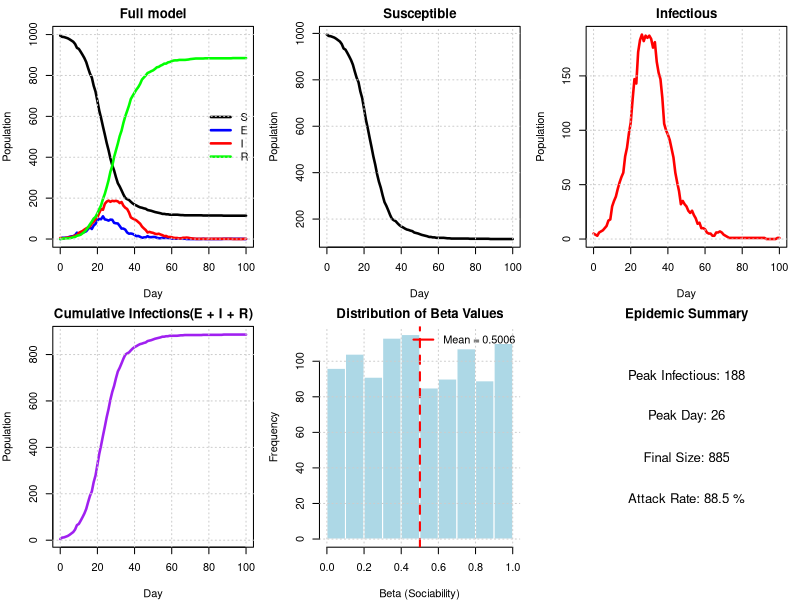
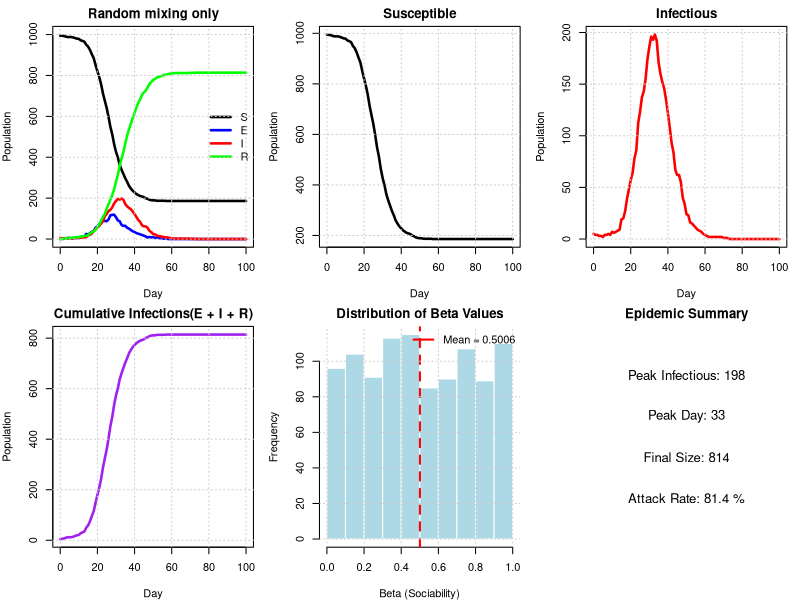
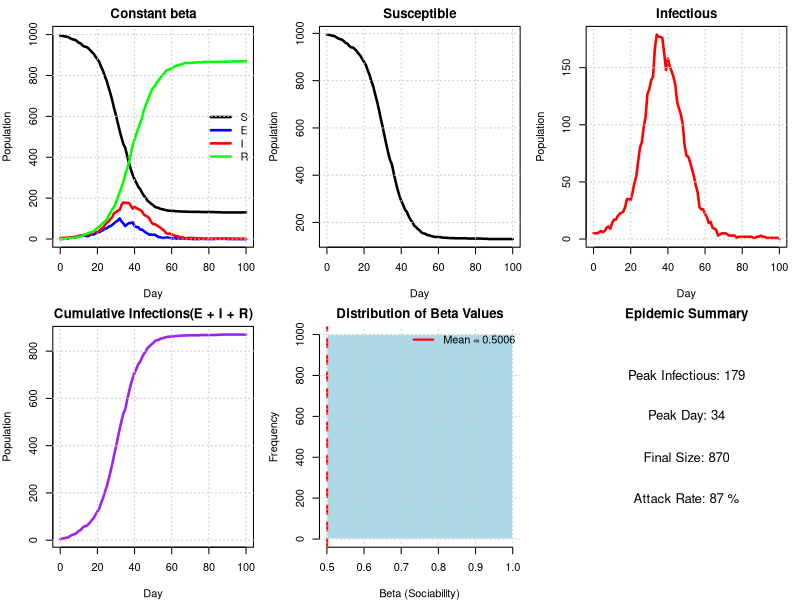
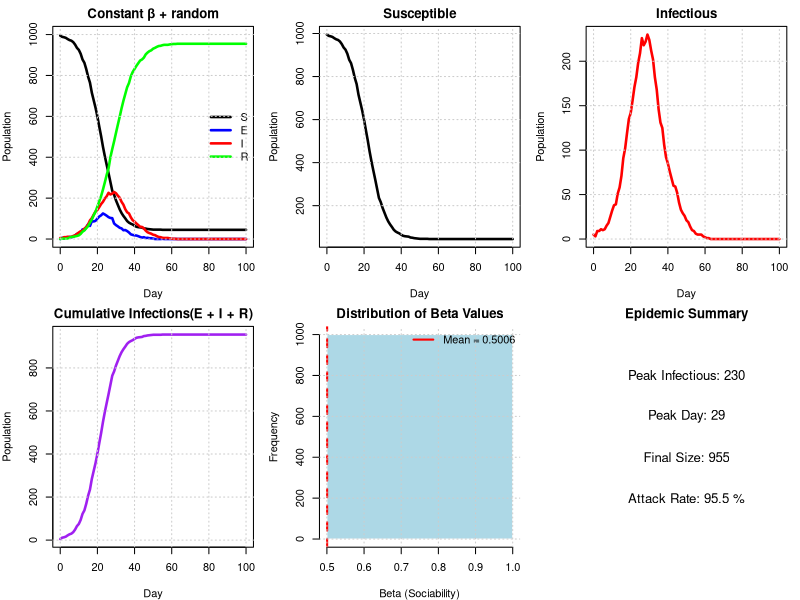
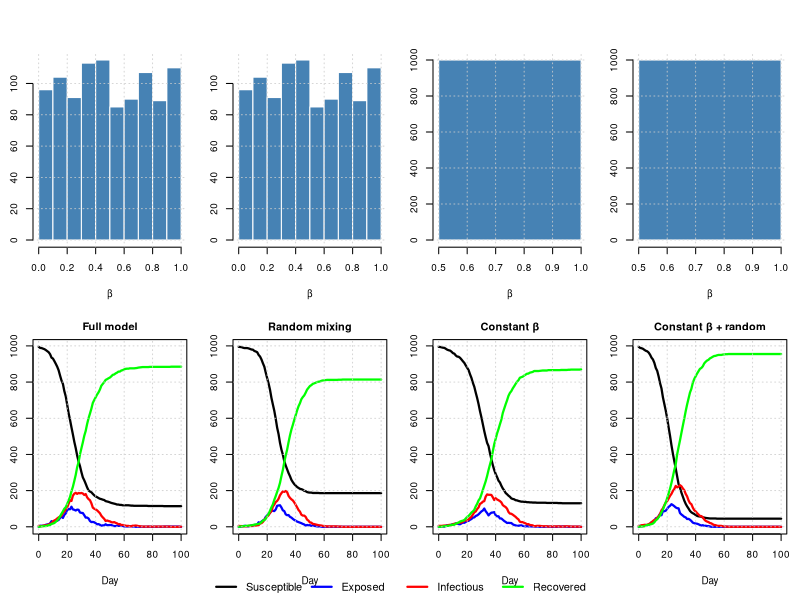

Write the R code that produced these figures, in order.
#Group 6 :Xuyi Shi(S2796586), Chi Zhang(S2828433), Jiachen Guang(S2789777)
#Repo Link: https://github.com/daju1802-user/Extended-Statistical-Programming.git

#This code implements an extended SEIR epidemic model that incorporates social 
#network structure, used to investigate the impact of family relationships and 
#individual differences in sociability on the spread of infectious diseases. 
#The model distributes the population into households of random size and 
#constructs a contact network based on sociability parameters. It simulates three 
#infection pathways: intra-household transmission, transmission with fixed contacts, 
#and random mixing. By comparing four different scenarios (a complete model, 
#a model without social structure, a model with homogeneous sociability, and a baseline model), 
#we analyze how social structure influences the dynamics, scale, and peak of the epidemic.


#Contribution:
#Xuyi Shi(34%): Established vector h, sorted out details and modeling ideas, and 
#completed the "get.net" function part, providing ideas for the "nseir" function, 
#and doing final checks and tests.

#Chi Zhang(33%): Completed the part on the "nseir" function and checked the idea and 
#organization of the function. Discuss ideas and final model comparison with teammates,
#and added comments, and final checks.

#Jiachen Guang(33%): Completed the drawing part, discussed the problem of comparing models, 
#completed the code for this part, and provided subsequent comments through images, doing
#the final check.


#get.net(): Constructing social networks based on individual social parameters

#nseir(): Core simulation function, running the SEIR model including social structure

#plot.nseir(): Visualize the epidemic development curve

#compare.scenarios(): Comparing models under different conditions


##============================================================================================================
##------------------Create the net funtion between regular (non-household) contact people---------------------
## Note: 
# Construct a social network where connections form based on individual sociability parameters.
# The probability of connection between individuals i and j is proportional to beta[i] * beta[j].
# No connections are created between people in the same household.

get.net = function(beta, h, nc = 15) {
  # Creates regular contact network based on sociability parameters (OPTIMIZED)
  # beta: vector of sociability parameters for each person
  # h: household assignment vector
  # nc: average number of contacts per person
  # Returns: list where element i contains indices of i's regular contacts
  
  n = length(beta)
  beta_bar = mean(beta)
  
  # Vectorized approach using expand.grid (faster for moderate n)
  # Generate all unique pairs (i, j) where i < j
  pairs = which(lower.tri(matrix(0, n, n)), arr.ind = TRUE)
  i = pairs[, 1]
  j = pairs[, 2]
  
  # Filter out same-household pairs (vectorized)
  diff_household <- h[i] != h[j]
  i = i[diff_household]
  j = j[diff_household]
  
  # Calculate link probabilities (vectorized)
  probs = nc * beta[i] * beta[j] / (beta_bar^2 * (n - 1))
  
  # Determine which links to create (vectorized)
  link <- runif(length(probs)) < probs
  
  # Extract pairs that form links
  linked_i = i[link]
  linked_j = j[link]
  
  # Build contact list efficiently using split
  contacts = vector("list", n)
  
  # Add links in both directions
  if (length(linked_i) > 0) {
    # For each i, collect all j's
    contacts_i = split(linked_j, linked_i)
    # For each j, collect all i's
    contacts_j = split(linked_i, linked_j)
    
    # Merge into final contact list
    for (id in names(contacts_i)) {
      contacts[[as.integer(id)]] = contacts_i[[id]]
    }
    for (id in names(contacts_j)) {
      idx = as.integer(id)
      contacts[[idx]] = c(contacts[[idx]], contacts_j[[id]])
    }
  }
  
  return(contacts)
}
##============================================================================================================
##-----------------------------------Create a function of infections------------------------------------------
## Simulate the SEIR epidemic dynamics with three infection pathways:
## 1. Household transmission: infection probability alpha_h between household members
## 2. Network transmission: infection probability alpha_c between social contacts  
## 3. Random mixing: infection probability proportional to alpha_r and sociability parameters
## Individuals progress through states: Susceptible -> Exposed -> Infectious -> Recovered

nseir = function(beta, h, alink, alpha = c(.1, .01, .01), delta = .2, 
                  gamma = .4, nc = 15, nt = 100, pinf = .005) {
  # Simulates SEIR epidemic with household and network structure
  # beta: vector of sociability parameters for each person
  # h: household assignment vector
  # alink: list of regular contacts for each person (from get.net)
  # alpha: c(alpha_h, alpha_c, alpha_r) - infection probabilities for 
  #        household, contact network, and random mixing
  # delta: daily probability of recovery (I -> R)
  # gamma: daily probability of becoming infectious (E -> I)
  # nc: average number of contacts per person
  # nt: number of days to simulate
  # pinf: initial proportion in I state
  # Returns: list with S, E, I, R (daily counts) and t (days)
  
  n = length(beta)  # population size
  beta_bar = mean(beta)  # mean sociability
  
  # Extract alpha parameters
  alpha_h = alpha[1]  # household infection probability
  alpha_c = alpha[2]  # contact network infection probability
  alpha_r = alpha[3]  # random mixing infection probability
  
  # Initialize states: 1=S, 2=E, 3=I, 4=R
  state = rep(1, n)
  
  # Randomly select initial infected individuals
  initial_infected = sample(n, round(n * pinf))
  state[initial_infected] = 3
  
  # Storage for daily counts
  S = E = I = R = numeric(nt + 1)
  t = 0:nt                        #It starts from the initial state, so time should start from 0
  
  # Record initial state
  S[1] = sum(state == 1)
  E[1] = sum(state == 2)
  I[1] = sum(state == 3)
  R[1] = sum(state == 4)
  
  # Simulate epidemic dynamics
  for (day in 1:nt) {
    new_state = state
    # Find individuals in each state
    susceptible = which(state == 1) 
    infectious = which(state == 3)
    exposed = which(state == 2)
    
    
    # Process transitions E -> I (exposed become infectious)
    if (length(exposed) > 0) {
      become_infectious = exposed[runif(length(exposed)) < gamma]
      new_state[become_infectious] = 3
    }
    
    # Process transitions I -> R (infectious recover)
    if (length(infectious) > 0) {
      recover = infectious[runif(length(infectious)) < delta]
      new_state[recover] = 4
    }
    
    # Process infections S -> E (susceptible become exposed)
    if (length(infectious) > 0 && length(susceptible) > 0) {
      
      # Loop through each infectious person
      for (i in infectious) {
        
        # 1. Household infections
        if (alpha_h > 0) {
          # Find household members who are susceptible
          household_members = which(h == h[i] & state == 1)
          if (length(household_members) > 0) {
            # Each susceptible household member gets infected with probability alpha_h
            infected = household_members[runif(length(household_members)) < alpha_h]
            new_state[infected] = 2
          }
        }
        
        # 2. Regular contact network infections
        if (alpha_c > 0 && length(alink[[i]]) > 0) {
          # Find contacts who are susceptible
          susceptible_contacts = alink[[i]][state[alink[[i]]] == 1]
          if (length(susceptible_contacts) > 0) {
            # Each susceptible contact gets infected with probability alpha_c
            infected = susceptible_contacts[runif(length(susceptible_contacts)) < alpha_c] 
            new_state[infected] = 2
          }
        }
        
        # 3. Random mixing infections
        if (alpha_r > 0) {
          # Calculate infection probability for each susceptible person
          susceptible_now = which(state == 1)
          if (length(susceptible_now) > 0) {
            # Infection probability depends on both individuals' sociability
            prob = alpha_r * nc * beta[i] * beta[susceptible_now] / (beta_bar^2 * (n - 1))
            #Find all susceptible people who can be infected by the current infected person i
            infected = susceptible_now[runif(length(susceptible_now)) < prob]
            new_state[infected] = 2
          }
        }
      }
    }
    
    # Update state for next day
    state = new_state
    
    # Record daily counts
    S[day + 1] = sum(state == 1)
    E[day + 1] = sum(state == 2)
    I[day + 1] = sum(state == 3)
    R[day + 1] = sum(state == 4)
  }
  
  # Return results
  return(list(S = S, E = E, I = I, R = R, t = t,beta = beta))
}


##============================================================================================================
##-----------------------------Create the function to plot the dynamics states----------------------------------
plot.nseir <- function(nseir_results, main = "SEIR Epidemic Dynamics") {
  # More detailed plotting with individual panels and summary statistics
  # nseir_results: list output from nseir function
  # main: main title for the plot
  
  S <- nseir_results$S
  E <- nseir_results$E
  I <- nseir_results$I
  R <- nseir_results$R
  t <- nseir_results$t
  beta <- nseir_results$beta  # Extract beta values if available
  
  n <- S[1] + E[1] + I[1] + R[1]  # total population
  
  # Set up 2x3 plot layout to accommodate beta histogram
  old_par = par(mfrow = c(2, 3), mar = c(4, 4, 2, 1))
  on.exit(par(old_par))
  
  # Plot 1: All classes together
  plot(t, S, type = "l", col = "black", lwd = 2.5, main = main,
       xlab = "Day", ylab = "Population", ylim = c(0, n))
  lines(t, E, col = "blue", lwd = 2.5)
  lines(t, I, col = "red", lwd = 2.5)
  lines(t, R, col = "green", lwd = 2.5)
  legend("right", legend = c("S", "E", "I", "R"),
         col = c("black", "blue", "red", "green"), lwd = 2.5, bty = "n")
  grid(col = "gray80", lty = "dotted")
  
  # Plot 2: Susceptible only
  plot(t, S, type = "l", col = "black", lwd = 2.5, 
       main = "Susceptible", xlab = "Day", ylab = "Population")
  grid(col = "gray80", lty = "dotted")
  
  # Plot 3: Infectious only
  plot(t, I, type = "l", col = "red", lwd = 2.5,
       main = "Infectious", xlab = "Day", ylab = "Population")
  grid(col = "gray80", lty = "dotted")
  
  # Plot 4: Cumulative infections (E + I + R)
  cumulative_infected <- E + I + R
  plot(t, cumulative_infected, type = "l", col = "purple", lwd = 2.5,
       main = "Cumulative Infections(E + I + R)", xlab = "Day", ylab = "Population")
  grid(col = "gray80", lty = "dotted")
  
  # Plot 5: Beta distribution histogram
  if (!is.null(beta)) {
    hist(beta, col = "lightblue", main = "Distribution of Beta Values",
         xlab = "Beta (Sociability)", ylab = "Frequency", border = "white")
    abline(v = mean(beta), col = "red", lwd = 2, lty = 2)
    legend("topright", legend = paste("Mean =", round(mean(beta), 4)), 
           col = "red", lwd = 2, bty = "n")
    grid(col = "gray80", lty = "dotted")
  } else {
    # If no beta values available, show empty plot with message
    plot(0, 0, type = "n", xlab = "", ylab = "", main = "No Beta Data", axes = FALSE)
    text(0, 0, "Beta values not available", cex = 1.2)
  }
  
  # Plot 6: Epidemic summary statistics
  peak_infectious <- max(I)
  peak_day <- t[which.max(I)]
  final_size <- R[length(R)]
  attack_rate <- final_size / n * 100
  
  # Create summary plot
  plot(0, 0, type = "n", xlim = c(0, 1), ylim = c(0, 1), 
       main = "Epidemic Summary", xlab = "", ylab = "", axes = FALSE)
  
  text(0.5, 0.8, paste("Peak Infectious:", round(peak_infectious)), cex = 1.2)
  text(0.5, 0.6, paste("Peak Day:", peak_day), cex = 1.2)
  text(0.5, 0.4, paste("Final Size:", round(final_size)), cex = 1.2)
  text(0.5, 0.2, paste("Attack Rate:", round(attack_rate, 1), "%"), cex = 1.2)
}


#Compare the different scenarios with the function
compare.scenarios <- function(results_list, scenario_names = NULL, main_title = "", 
                          show_beta = TRUE) {
  # Compares multiple nseir results in panels side-by-side
  # by using plot.nseir for each scenario
  # results_list: list of nseir outputs
  # scenario_names: names for each scenario
  # main_title: overall title for the comparison
  # show_beta: if TRUE, includes beta distributions in the plots
  
  n_scenarios <- length(results_list)
  
  # Set default scenario names if not provided
  if (is.null(scenario_names)) {
    scenario_names <- paste("Scenario", 1:n_scenarios)
  }
  
  # Set up plot layout - if show_beta, each scenario needs 2 rows (SEIR + beta)
  # Otherwise just 1 row per scenario
  n_cols <- n_scenarios  
  n_rows <- ceiling(n_scenarios / n_cols)
  
  if (show_beta && !is.null(results_list[[1]]$beta)) {
    # Each scenario takes 2 rows: one for SEIR, one for beta
    n_plot_rows <- n_rows * 2
    n_plot_cols <- n_cols
  } else {
    n_plot_rows <- n_rows
    n_plot_cols <- n_cols
  }
  
  old_par <- par(mfrow = c(n_plot_rows, n_plot_cols), 
                 mar = c(5, 2.5, 2, 1),
                 oma = c(0, 0, 2, 0))
  on.exit(par(old_par)) # Restore the original par settings
  
  # Find global max for consistent y-axis across all scenarios
  max_pop <- 0
  for (res in results_list) {
    max_pop <- max(max_pop, max(res$S, res$E, res$I, res$R))
  }
  # Plot beta distributions for each scenario if requested
  if (show_beta && !is.null(results_list[[1]]$beta)) {
    for (i in 1:n_scenarios) {
      res <- results_list[[i]]
      hist(res$beta, col = "steelblue", border = "white",
           main = "", xlab = "β", ylab = "Frequency",
           cex.axis = 0.9, cex.lab = 0.9)
      grid(col = "gray80", lty = "dotted", lwd = 0.8)
    }
  }
  
  # Plot SEIR dynamics for each scenario
  for (i in 1:n_scenarios) {
    res <- results_list[[i]]
    
    # Plot SEIR trajectories
    plot(res$t, res$S, type = "l", col = "black", lwd = 2.2,
         main = scenario_names[i], xlab = "Day", ylab = "Population",
         ylim = c(0, max_pop),
         cex.axis = 0.9, cex.lab = 0.9, cex.main = 1.0)
    
    lines(res$t, res$E, col = "blue", lwd = 2.2)
    lines(res$t, res$I, col = "red", lwd = 2.2)
    lines(res$t, res$R, col = "green", lwd = 2.2)
    
    grid(col = "gray80", lty = "dotted", lwd = 0.8)
  }
  # Add overall legend at bottom
  par(fig = c(0, 1, 0, 1), oma = c(0, 0, 0, 0), mar = c(0, 0, 0, 0),
      new = TRUE)
  plot(0, 0, type = "n", bty = "n", xaxt = "n", yaxt = "n")
  
  legend("bottom", ncol = 4,
         legend = c("Susceptible", "Exposed", "Infectious", "Recovered"),
         col = c("black", "blue", "red", "green"),
         lwd = 2.2, bty = "n", cex = 1.0,
         xpd = TRUE)
  
  # Add main title if provided
  if (main_title != "") {
    mtext(main_title, outer = TRUE, cex = 1.2, line = 0.5)
  }
}


##============================================================================================================
##---------------Create the vector of integers indicating which household each person belongs to--------------
set.seed(0)
n = 1000
h_max = 5

#generates household IDs repeated by random household sizes
h = rep(1:n,sample(1:h_max,n,replace = TRUE))[1:n] #[1:n] ensures the total length is exactly n by truncating any excess

#check the household size and NAs
tabulate(tabulate(h))
sum(table(table(h)))
table(table(h))
which(is.na(h)==TRUE)


##============================================================================================================
##-------------------------Setting beta, Use function,Compare scenarios and Visualization---------------------
set.seed(0)
beta = runif(n, 0, 1)
alink = get.net(beta, h, nc = 15)

Full_model = nseir(beta, h, alink, alpha = c(.1, .01, .01))  # Full model
Random_mixing_only = nseir(beta, h, alink, alpha = c(0, 0, 0.04))    # Random mixing only
Constant_beta = nseir(rep(mean(beta), n), h, alink, alpha = c(.1, .01, .01))  # Constant beta
Constant_beta_random = nseir(rep(mean(beta), n), h, alink, alpha = c(0, 0, 0.04))    # Constant beta, random only

# Plot individual scenarios
plot.nseir(Full_model, main = "Full model")
plot.nseir(Random_mixing_only, main = "Random mixing only")
plot.nseir(Constant_beta, main = "Constant beta")
plot.nseir(Constant_beta_random, main = "Constant β + random")

# Compare all scenarios side-by-side
compare.scenarios(
  list(Full_model, Random_mixing_only, Constant_beta, Constant_beta_random),
  scenario_names = c("Full model", "Random mixing", 
                     "Constant β", "Constant β + random"),
  main_title = "Effect of Structure on Epidemic Dynamics",
  show_beta = TRUE
)



##============================================================================================================
##-------------------------------------Comment by using the plots---------------------------------------------

#In the Full model and Random mixing graphs, beta is random, that is, everyone has different social abilities. 
#It can be seen that after removing the household and regular network structure, 
#each person comes into contact with different people every day. 
#This led to a higher peak in the number of infections, earlier occurrence of infections, 
#resulting in a wide spread of the epidemic, rapid speed, and a rapid decline in the number of infections. 
#In contrast, the Full model, due to having a fixed social group and more localized contact, 
#has a slower spread of the epidemic, a lower overall peak, but a longer duration of the epidemic.

#In the Constant beta and Constant beta+random models, beta is fixed, meaning that everyone's social skills are the same. 
#In Constant beta+random, without the isolation of families and social networks, the entire population was exposed, 
#with the highest number of infections, almost affecting the entire population.

#Therefore, under the influence of the household and regular network structure, the epidemic spread within a small range, 
#spread slowly among the entire population, and the peak number of infections was relatively low, but the epidemic lasted for a long time.
